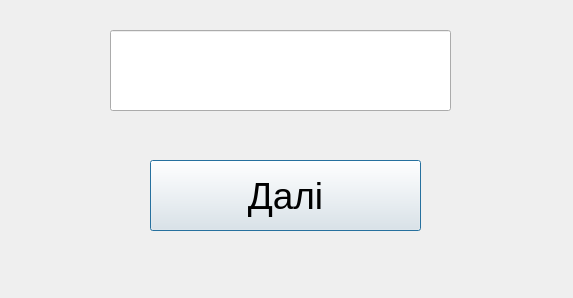
<?xml version="1.0" encoding="UTF-8"?>
<ui version="4.0">
 <class>Dialog</class>
 <widget class="QDialog" name="Dialog">
  <property name="geometry">
   <rect>
    <x>0</x>
    <y>0</y>
    <width>573</width>
    <height>298</height>
   </rect>
  </property>
  <property name="windowTitle">
   <string>Dialog</string>
  </property>
  <widget class="QPushButton" name="number_submit">
   <property name="geometry">
    <rect>
     <x>150</x>
     <y>160</y>
     <width>271</width>
     <height>71</height>
    </rect>
   </property>
   <property name="font">
    <font>
     <pointsize>28</pointsize>
    </font>
   </property>
   <property name="text">
    <string>Далі</string>
   </property>
  </widget>
  <widget class="QLineEdit" name="number_input">
   <property name="geometry">
    <rect>
     <x>110</x>
     <y>30</y>
     <width>341</width>
     <height>81</height>
    </rect>
   </property>
   <property name="font">
    <font>
     <pointsize>36</pointsize>
    </font>
   </property>
  </widget>
 </widget>
 <resources/>
 <connections/>
</ui>
